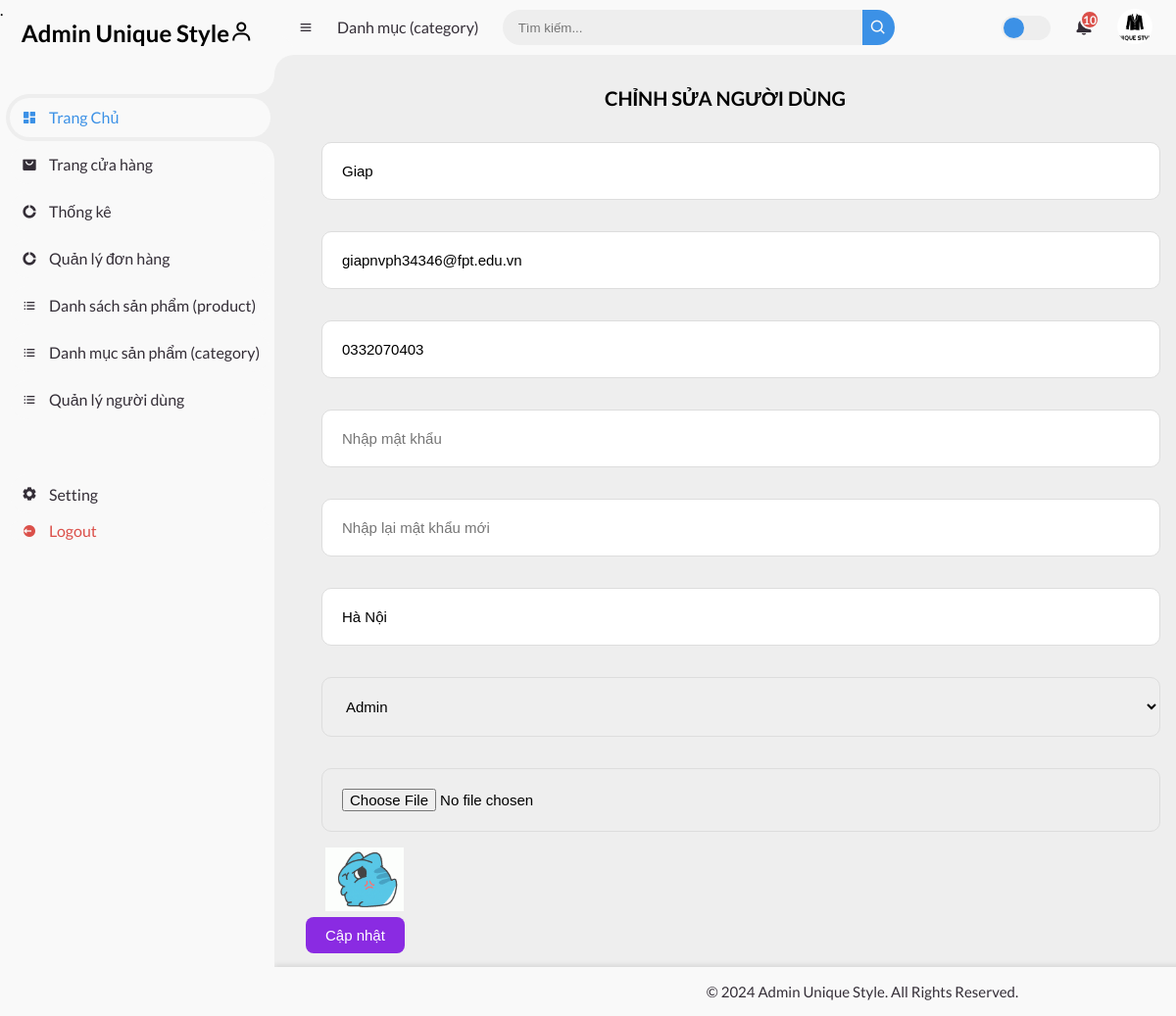
Screenshot of /admin-page/index.php?act=edit-user&id=18 (signed in) with the database file from the repository.
### tables this page shows
CREATE TABLE `users` (
  `id` int NOT NULL,
  `name` varchar(255) NOT NULL,
  `email` varchar(255) NOT NULL,
  `password` varchar(255) NOT NULL,
  `phoneNumber` varchar(11) NOT NULL,
  `address` text NOT NULL,
  `roleID` int NOT NULL,
  `image` text NOT NULL
);

CREATE TABLE `roles` (
  `RoleID` int NOT NULL,
  `RoleName` varchar(50) NOT NULL
);

### controllers/user/UserController.php (called while the page is built, shortened)
<?php
class UserController
{
    private $userModel;
    public function __construct()
    {
        $this->userModel = new User();
    }
    public function edit()
    {
        $id = $_GET['id'];
        $userDetail = $this->userModel->getDetail($id);
        $roles = $this->userModel->getAllRoles();
        require_once '../admin-page/views/header.php';
        require_once '../admin-page/views/user/editUser.php';
        require_once '../admin-page/views/footer.php';
    }
}

### admin-page/index.php (called while the page is built, shortened)
<?php
require_once '../common/function.php';
$router = new Router();
require_once '../controllers/user/UserController.php';
require_once '../models/users/user.php';
$act = $_GET['act'] ?? '/';
$router->add('/', 'AdminController', 'index');
require_once '../routes/user/user.php';
$router->dispatch($act);

### common/function.php (called while the page is built)
<?php
function connectDB()
{
    $host   = DB_HOST;
    $dbname = DB_NAME;
    try {
        $conn = new PDO(
            "mysql:host=$host; dbname=$dbname",
            DB_USERNAME,
            DB_PASSWORD
        );
        $conn->setAttribute(PDO::ATTR_ERRMODE, PDO::ERRMODE_EXCEPTION);
        $conn->setAttribute(PDO::ATTR_DEFAULT_FETCH_MODE, PDO::FETCH_ASSOC);
        return $conn;
    } catch (\PDOException $e) {
        echo 'lỗi kết nối cơ sở dữ liệu' . $e->getMessage();
    }
}
?>

### models/users/user.php (called while the page is built, shortened)
<?php
class User
{
    public $conn;
    public function __construct()
    {
        $this->conn = connectDB();
    }
    public function getDetail($id)
    {
        try {
            $sql_detail = "SELECT u.*, r.RoleName
            FROM users u
            LEFT JOIN roles r ON u.RoleID = r.RoleID
            WHERE u.id = :id";
            $stmt = $this->conn->prepare($sql_detail);
            $stmt->bindParam(':id', $id, PDO::PARAM_INT);
            $stmt->execute();
            return $stmt->fetch();
        } catch (PDOException $e) {
            echo 'Lỗi: ' . $e->getMessage();
            return false;
        }
    }
    public function getAllRoles()
    {
        try {
            $sql = "SELECT * FROM roles";
            $stmt = $this->conn->prepare($sql);
            $stmt->execute();
            return $stmt->fetchAll(PDO::FETCH_ASSOC);
        } catch (PDOException $e) {
            echo 'Lỗi: ' . $e->getMessage();
            return false;
        }
    }
}

### admin-page/views/user/editUser.php (the view, shortened to what this page needs)
<div class="admin-product-form-container">
    <form action="?act=update-user" method="POST" enctype="multipart/form-data">
        <h3>Chỉnh Sửa Người Dùng</h3>
            <input type="text" name="name" class="box" value="<?= $userDetail['name'] ?>" placeholder="Nhập họ tên người dùng...">
            <input type="text" name="email" class="box" value="<?= $userDetail['email'] ?>" placeholder="Nhập email...">
            <input type="text" name="phoneNumber" class="box" value="<?= $userDetail['phoneNumber'] ?>" placeholder="Nhập số điện thoại...">
            <input type="password" name="password" class="box" placeholder="Nhập mật khẩu">
            <input type="password" name="confirm_password" class="box" placeholder="Nhập lại mật khẩu mới">
            <input type="text" name="address" class="box" value="<?= $userDetail['address'] ?>" placeholder="Nhập địa chỉ">
            <select name="roleID" class="box">
                <?php foreach ($roles as $role): ?>
                    <option value="<?= $role['RoleID'] ?>" <?= $userDetail['roleID'] == $role['RoleID'] ? 'selected' : '' ?>>
                        <?= $role['RoleName'] ?>
                    </option>
                <?php endforeach; ?>
            </select>
            <input type="file" name="image" class="box">
            <br />
            <td>
                <img src="<?= $userDetail['image']; ?>" alt="Hình ảnh" width="80px" style="margin-left:20px">
            </td>
            <br />
            <button type="submit" class="add" >Cập nhật</button>
        </form>
    </div>

### admin-page/public/styles.css (style rules this page uses)
* { margin: 0; padding: 0; box-sizing: border-box; }
:root { --poppins: "Poppins", sans-serif; --lato: "Lato", sans-serif; --light: #f9f9f9; --blue: #3c91e6; --light-blue: #cfe8ff; --grey: #eee; --dark-grey: #aaaaaa; --dark: #342e37; --red: #db504a; --yellow: #ffce26; --light-yellow: #fff2c6; --orange: #fd7238; --light-orange: #ffe0d3; }
html { overflow-x: hidden; }
body { background: var(--grey); overflow-x: hidden; }
button.add { color: white; background-color: blueviolet; border: none; border-radius: 8px; font-size: 15px; padding: 10px 20px; cursor: pointer; transition: all 0.3s ease; margin-top: 2px; margin-bottom: 2px; }
.admin-product-form-container form { margin: 0 auto; padding: 2rem; }
.admin-product-form-container form h3 { text-transform: uppercase; color: black; margin-bottom:1rem ; text-align: center; font-size: 20px; font-family: var(--lato); }
.admin-product-form-container form .box { width: 100%; border-radius: 10px; padding: 20px ; font-size: 15px; margin: 1rem; border: 1px solid #ddd; }

### rows the page displays
users: name "Giap", email "giapnvph34346@fpt.edu.vn", phoneNumber "0332070403", address "Hà Nội", roleID "Admin", image (picture)
